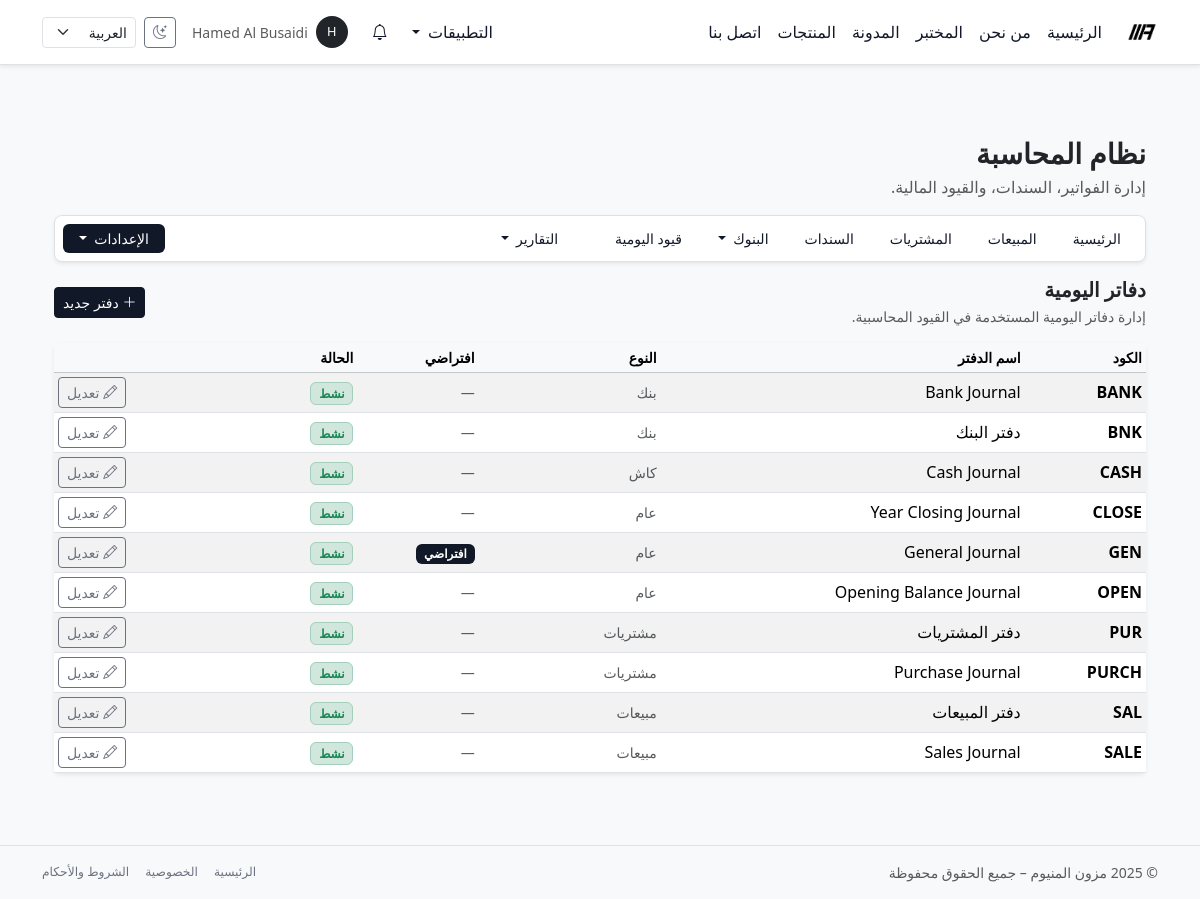
The app's page /ar/accounting/journals/ (signed in) with its own data.
### accounting/models.py (models this page shows, shortened)
class Journal(models.Model):
    class Type(models.TextChoices):
        GENERAL = "general", _("عام")
        CASH = "cash", _("كاش")
        BANK = "bank", _("بنك")
        SALES = "sales", _("مبيعات")
        PURCHASE = "purchase", _("مشتريات")
    code = models.CharField(
        max_length=20,
        unique=True,
        verbose_name=_("كود الدفتر"),
    )
    name = models.CharField(
        max_length=100,
        verbose_name=_("اسم الدفتر"),
    )
    type = models.CharField(
        max_length=20,
        choices=Type.choices,
        default=Type.GENERAL,
    )
    is_default = models.BooleanField(default=False)
    is_active = models.BooleanField(default=True)
    objects = JournalManager()
    class Meta:
        ordering = ["code"]
        verbose_name = _("دفتر يومية")
        verbose_name_plural = _("دفاتر اليومية")

### accounting/views.py (the view)
# urls.py: path("journals/", views.JournalListView.as_view(), name="journal_list"),
class JournalListView(AccountingBaseView, ListView):
    model = Journal
    template_name = "accounting/settings/journal/list.html"
    context_object_name = "journals"
    accounting_section = "settings"

### accounting/views.py (called while the page is built)
def user_has_accounting_access(user):
    if not (user.is_authenticated and user.is_active):
        return False
    if user.is_staff or user.is_superuser:
        return True
    return user.groups.filter(name="accounting_staff").exists()

    def test_func(self):
        return user_has_accounting_access(self.request.user)

    def get_context_data(self, **kwargs):
        ctx = super().get_context_data(**kwargs)
        if self.accounting_section:
            ctx["accounting_section"] = self.accounting_section
        return ctx

### core/context_processors/notifications.py (called while the page is built)
def notifications_context(request):
    user = request.user
    if not user.is_authenticated:
        return {}
    base_qs = Notification.objects.for_user(user)
    unread_count = base_qs.unread().count()
    recent_notifications = list(
        base_qs.select_related("target_content_type")[:10]
    )
    return {
        "notif_unread_count": unread_count,
        "notif_recent": recent_notifications,
        "notif_has_unread": unread_count > 0,
    }

### core/models/notifications.py (called while the page is built)
    def visible(self):
        return self.filter(is_deleted=False)

    def for_user(self, user: User):
        return self.visible().filter(recipient=user)

    def unread(self):
        return self.visible().filter(is_read=False)

### templates/accounting/settings/journal/list.html
{% extends "accounting/base_accounting.html" %}
{% load i18n %}
{% block accounting_content %}
<div class="d-flex justify-content-between align-items-center mb-3 flex-wrap gap-2">
  <div>
    <h2 class="h5 fw-bold mb-1">{% trans "دفاتر اليومية" %}</h2>
    <p class="text-muted small mb-0">
      {% trans "إدارة دفاتر اليومية المستخدمة في القيود المحاسبية." %}
    </p>
  </div>
  <a href="{% url 'accounting:journal_create' %}" class="btn btn-primary btn-sm">
    <i class="bi bi-plus-lg"></i>
    {% trans "دفتر جديد" %}
  </a>
</div>
<div class="card shadow-sm border-0">
  <div class="card-body p-0">
    {% if journals %}
      <div class="table-responsive">
        <table class="table table-sm table-striped align-middle mb-0">
          <thead class="table-light small text-muted">
            <tr>
              <th style="width: 10%">{% trans "الكود" %}</th>
              <th style="width: 30%">{% trans "اسم الدفتر" %}</th>
              <th style="width: 15%">{% trans "النوع" %}</th>
              <th style="width: 10%">{% trans "افتراضي" %}</th>
              <th style="width: 10%">{% trans "الحالة" %}</th>
              <th style="width: 15%" class="text-end"></th>
            </tr>
          </thead>
          <tbody>
          {% for j in journals %}
            <tr>
              <td class="fw-semibold text-nowrap">{{ j.code }}</td>
              <td>{{ j.name }}</td>
              <td class="small text-muted">
                {{ j.get_type_display|default:"—" }}
              </td>
              <td>
                {% if j.is_default %}
                  <span class="badge bg-primary">
                    {% trans "افتراضي" %}
                  </span>
                {% else %}
                  <span class="text-muted small">—</span>
                {% endif %}
              </td>
              <td>
                {% if j.is_active %}
                  <span class="badge bg-success-subtle text-success border border-success-subtle">
                    {% trans "نشط" %}
                  </span>
                {% else %}
                  <span class="badge bg-secondary-subtle text-muted border border-secondary-subtle">
                    {% trans "غير نشط" %}
                  </span>
                {% endif %}
              </td>
              <td class="text-end text-nowrap">
                <a href="{% url 'accounting:journal_edit' j.pk %}"
                   class="btn btn-outline-secondary btn-sm">
                  <i class="bi bi-pencil"></i>
                  {% trans "تعديل" %}
                </a>
              </td>
            </tr>
          {% endfor %}
          </tbody>
        </table>
      </div>
    {% else %}
      <div class="p-3 text-center text-muted small">
        {% trans "لا توجد دفاتر حتى الآن." %}
      </div>
    {% endif %}
  </div>
</div>
{% endblock %}

### templates/base.html (shortened to what this page needs)
{% load static i18n %}
<!doctype html>
<html lang="{{ LANGUAGE_CODE }}" dir="{% if LANGUAGE_CODE == 'ar' %}rtl{% else %}ltr{% endif %}" data-bs-theme="light">
<head>
  {% if LANGUAGE_CODE == "ar" %}
    <link href="https://cdn.jsdelivr.net/npm/bootstrap@5.3.8/dist/css/bootstrap.rtl.min.css" rel="stylesheet"/>
  {% else %}
    <link href="https://cdn.jsdelivr.net/npm/bootstrap@5.3.8/dist/css/bootstrap.min.css" rel="stylesheet"/>
  {% endif %}
  <link rel="stylesheet" href="https://cdn.jsdelivr.net/npm/bootstrap-icons@1.11.3/font/bootstrap-icons.css">
  <link rel="stylesheet" href="{% static 'css/mazoon_style.css' %}"/>
</head>
<body class="bg-body-tertiary text-body d-flex flex-column min-vh-100">
<nav class="navbar navbar-expand-lg bg-body border-bottom shadow-sm sticky-top">
  <div class="container-lg">
    <a class="navbar-brand fw-bold d-flex align-items-center gap-2 py-2" href="{% url 'home' %}">
      <img src="{% static 'img/logo_mazoon_black.png' %}"
           alt="Mazoon Aluminum logo"
           class="img-fluid"
           style="height: 32px;">
    </a>
    <div class="collapse navbar-collapse" id="mainNavbar">
      <ul class="navbar-nav me-auto mb-2 mb-lg-0">
        <li class="nav-item">
          <a class="nav-link {% if request.resolver_match.url_name == 'home' %}active{% endif %}" href="{% url 'home' %}">{% trans "الرئيسية" %}</a>
        </li>
        <li class="nav-item">
          <a class="nav-link {% if request.resolver_match.url_name == 'about' %}active{% endif %}" href="{% url 'about' %}">{% trans "من نحن" %}</a>
        </li>
        <li class="nav-item">
          <a class="nav-link {% if request.resolver_match.url_name == 'lab' %}active{% endif %}" href="{% url 'lab' %}">{% trans "المختبر" %}</a>
        </li>
        <li class="nav-item">
          <a class="nav-link {% if request.resolver_match.url_name == 'blog_list' %}active{% endif %}" href="{% url 'blog_list' %}">{% trans "المدونة" %}</a>
        </li>
        <li class="nav-item">
          <a class="nav-link {% if request.resolver_match.url_name == 'product_list' %}active{% endif %}" href="{% url 'product_list' %}">{% trans "المنتجات" %}</a>
        </li>
        <li class="nav-item">
          <a class="nav-link {% if request.resolver_match.url_name == 'contact' %}active{% endif %}" href="{% url 'contact' %}">{% trans "اتصل بنا" %}</a>
        </li>
      </ul>
      <ul class="navbar-nav ms-auto mb-2 mb-lg-0 align-items-center gap-2">
        {% if user.is_authenticated %}
          {% if user.is_staff or user.is_superuser %}
            <li class="nav-item dropdown">
              <a class="nav-link dropdown-toggle" href="#" id="appsDropdown" role="button" data-bs-toggle="dropdown" aria-expanded="false">
                {% trans "التطبيقات" %}
              </a>
            </li>
          {% endif %}
        {% endif %}
        {% include "core/notifications/_navbar_dropdown.html" %}
        {% if user.is_authenticated %}
          <li class="nav-item dropdown">
            <a class="nav-link d-flex align-items-center gap-2"
               href="#"
               id="userMenuDropdown"
               role="button"
               data-bs-toggle="dropdown"
               aria-expanded="false">
              <span class="rounded-circle d-inline-flex justify-content-center align-items-center bg-dark text-white"
                    style="width: 32px; height: 32px; font-size: 0.8rem;">
                {{ user.username|first|upper }}
              </span>
              <span class="d-none d-xl-inline small text-muted">
                {{ user.get_full_name|default:user.username }}
              </span>
            </a>
          </li>
        {% endif %}
        <li class="nav-item">
          <button class="btn btn-sm btn-outline-secondary d-flex align-items-center justify-content-center"
                  type="button"
                  id="themeToggleBtn"
                  aria-label="{% trans 'تبديل وضع اللون' %}"
                  title="{% trans 'تبديل وضع اللون' %}">
            <i class="bi bi-moon-stars" id="themeToggleIcon"></i>
          </button>
        </li>
        <li class="nav-item">
          <form action="{% url 'set_language' %}" method="post" class="d-flex align-items-center">
            <select name="language"
                    class="form-select form-select-sm"
                    onchange="this.form.submit()">
              <option value="ar" {% if LANGUAGE_CODE == 'ar' %}selected{% endif %}>العربية</option>
            </select>
          </form>
        </li>
      </ul>
    </div>
  </div>
</nav>
<main class="py-4 py-md-5 flex-grow-1">
  <div class="container-lg">
    {% block content %}{% endblock %}
  </div>
</main>
<footer class="border-top py-3 mt-auto bg-body-tertiary d-print-none">
  <div class="container-lg d-flex flex-column flex-md-row justify-content-between align-items-center text-muted small gap-2">
   <div>
  &copy; {% now "Y" %} {% trans "مزون المنيوم – جميع الحقوق محفوظة" %}
</div>
    <div class="d-flex gap-3">
      <a href="{% url 'home' %}" class="link-secondary text-decoration-none small">{% trans "الرئيسية" %}</a>
      <a href="#" class="link-secondary text-decoration-none small">{% trans "الخصوصية" %}</a>
      <a href="#" class="link-secondary text-decoration-none small">{% trans "الشروط والأحكام" %}</a>
    </div>
  </div>
</footer>
</body>
</html>

### static/css/mazoon_style.css (style rules this page uses)
:root, [data-bs-theme="light"] { --bs-link-color: #111827; --bs-link-color-rgb: 17, 24, 39; --bs-link-hover-color: #020617; --bs-link-hover-color-rgb: 2, 6, 23; --bs-primary: #111827; --bs-primary-rgb: 17, 24, 39; --bs-secondary: #6b7280; --bs-secondary-rgb: 107, 114, 128; }
[data-bs-theme="light"] .btn-primary { --bs-btn-bg: #111827; --bs-btn-border-color: #111827; --bs-btn-color: #fff; --bs-btn-hover-bg: #020617; --bs-btn-hover-border-color: #020617; }
[data-bs-theme="light"] .btn-outline-secondary { --bs-btn-color: #6b7280; --bs-btn-border-color: #6b7280; --bs-btn-hover-color: #fff; --bs-btn-hover-bg: #6b7280; --bs-btn-hover-border-color: #6b7280; }
[data-bs-theme="light"] .nav-link { color: #111827 !important; }
.navbar-brand { padding-top: 0.25rem; padding-bottom: 0.25rem; }

### records on screen
Journal: code "BANK", name "Bank Journal", type "بنك"
Journal: code "BNK", name "دفتر البنك", type "بنك"
Journal: code "CASH", name "Cash Journal", type "كاش"
Journal: code "CLOSE", name "Year Closing Journal", type "عام"
Journal: code "GEN", name "General Journal", type "عام"
Journal: code "OPEN", name "Opening Balance Journal", type "عام"
Journal: code "PUR", name "دفتر المشتريات", type "مشتريات"
Journal: code "PURCH", name "Purchase Journal", type "مشتريات"
Journal: code "SAL", name "دفتر المبيعات", type "مبيعات"
Journal: code "SALE", name "Sales Journal", type "مبيعات"

### other values on screen
{{ user.username|first|upper }} "H"
{{ user.get_full_name|default:user.username }} "Hamed Al Busaidi"
